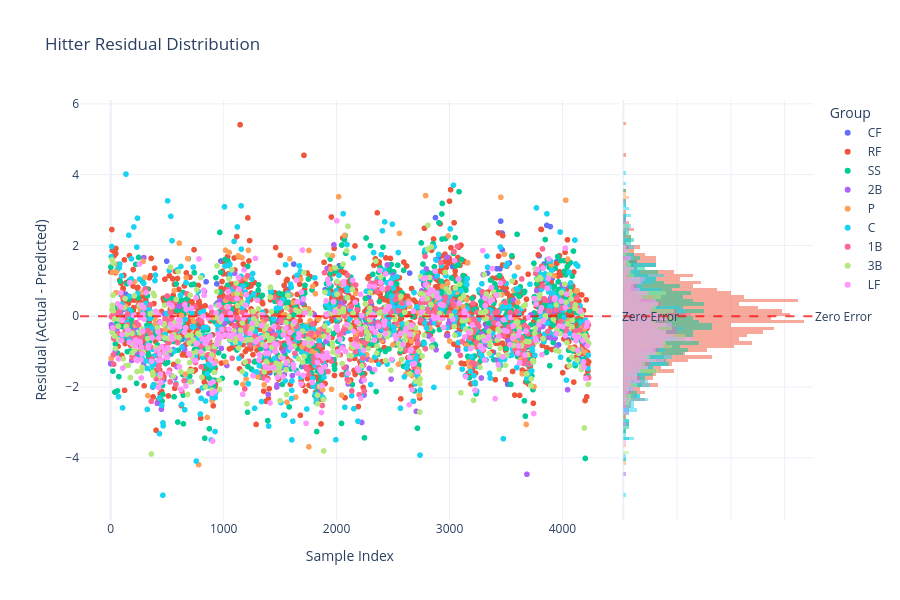

Notebook source saved alongside this figure:
### Code cell
# Cell 11: Residual Analysis

residuals = y_train - y_pred_train

if 'Primary_Position' in hitter_processed.columns:
    color_by = hitter_processed['Primary_Position'].values
else:
    color_by = None

fig_residuals = create_residual_plot(
    residuals=residuals,
    color_by=color_by
)

fig_residuals.update_layout(title="Hitter Residual Distribution")
fig_residuals.show()

print(f"\nResidual statistics:")
print(f"  Mean: {residuals.mean():.3f}")
print(f"  Std: {residuals.std():.3f}")
print(f"  Min: {residuals.min():.3f}")
print(f"  Max: {residuals.max():.3f}")

### Figure 1 — Plotly figure (JSON) as saved in the notebook; plotly's stock layout.template omitted (floating-point values rounded to 4 significant figures; data arrays with more than 128 entries replaced by an {"elided": "..."} marker saying what was removed)
{"data": [{"hovertemplate": "Group=CF<br>Sample Index=%{x}<br>Residual (Actual - Predicted)=%{y}<extra></extra>", "legendgroup": "CF", "marker": {"color": "#636efa", "symbol": "circle"}, "mode": "markers", "name": "CF", "showlegend": true, "type": "scattergl", "x": [0, 84, 117, 133, 136, 372, 470, 487, 496, 635, 729, 788, 845, 933, 940, 976, 1101, 1276, 1294, 1363, 1409, 1481, 1570, 1579, 1621, 1660, 1814, 1900, 1901, 1961, 1969, 1997, 2024, 2084, 2205, 2259, 2287, 2309, 2321, 2328, 2347, 2369, 2394, 2418, 2527, 2648, 2756, 2761, 2771, 2793, 2801, 2831, 2855, 2877, 2881, 2903, 2907, 2942, 2978, 2988, 3028, 3067, 3072, 3165, 3207, 3255, 3263, 3282, 3289, 3320, 3338, 3342, 3376, 3391, 3400, 3421, 3448, 3455, 3467, 3468, 3472, 3516, 3526, 3532, 3541, 3559, 3575, 3761, 3780, 3782, 3790, 3795, 3808, 3839, 3843, 3863, 3866, 3877, 3894, 3912, 3914, 3917, 3941, 3942, 3950, 3967, 4008, 4013, 4054, 4080, 4129, 4147], "xaxis": "x", "y": [-1.34, 0.1028, 0.2023, 0.6228, 0.4447, -2.0, -1.794, -0.1013, 1.555, -0.6497, -0.1719, -0.2894, 0.9728, -0.8258, 0.9133, 1.559, 0.1364, -0.5714, -0.3272, -0.115, -1.598, 0.1392, 0.7568, -0.5373, 1.473, -0.3719, -0.448, 0.747, -1.399, 0.5593, 0.5093, 0.107, 1.427, 0.0375, -0.1828, -0.08185, 0.5405, 0.3431, -0.01932, -0.159, 0.178, 0.1074, -0.3996, 0.4915, 0.3566, 1.22, 0.1172, -0.08584, 0.543, -0.02271, -0.2916, 0.674, 0.4743, 2.786, 1.599, 0.5653, 1.654, 0.9554, 0.9023, 0.2658, 1.403, -0.4745, 0.4425, -0.1247, 0.2661, -0.7182, -0.0624, 0.6452, -0.8235, -0.2289, 1.218, 0.04306, -0.07963, -1.024, 0.6106, 1.344, 1.34, 2.686, 2.35, 1.875, 0.724, -1.921, 0.04075, 1.504, -0.1617, 0.007667, -0.5775, 0.3928, 0.06354, -0.6634, 0.2672, 1.706, 0.234, 1.473, 1.05, 2.566, -0.901, 0.1665, 2.531, 1.071, 0.06078, 1.321, 0.4213, 0.2135, 1.541, -0.8084, -0.457, 0.5597, -0.6691, -0.2188, -0.2691, -1.151], "yaxis": "y"}, {"bingroup": "y", "hovertemplate": "Group=CF<br>Residual (Actual - Predicted)=%{y}<br>count=%{x}<extra></extra>", "legendgroup": "CF", "marker": {"color": "#636efa"}, "name": "CF", "opacity": 0.5, "showlegend": false, "type": "histogram", "xaxis": "x2", "y": [-1.34, 0.1028, 0.2023, 0.6228, 0.4447, -2.0, -1.794, -0.1013, 1.555, -0.6497, -0.1719, -0.2894, 0.9728, -0.8258, 0.9133, 1.559, 0.1364, -0.5714, -0.3272, -0.115, -1.598, 0.1392, 0.7568, -0.5373, 1.473, -0.3719, -0.448, 0.747, -1.399, 0.5593, 0.5093, 0.107, 1.427, 0.0375, -0.1828, -0.08185, 0.5405, 0.3431, -0.01932, -0.159, 0.178, 0.1074, -0.3996, 0.4915, 0.3566, 1.22, 0.1172, -0.08584, 0.543, -0.02271, -0.2916, 0.674, 0.4743, 2.786, 1.599, 0.5653, 1.654, 0.9554, 0.9023, 0.2658, 1.403, -0.4745, 0.4425, -0.1247, 0.2661, -0.7182, -0.0624, 0.6452, -0.8235, -0.2289, 1.218, 0.04306, -0.07963, -1.024, 0.6106, 1.344, 1.34, 2.686, 2.35, 1.875, 0.724, -1.921, 0.04075, 1.504, -0.1617, 0.007667, -0.5775, 0.3928, 0.06354, -0.6634, 0.2672, 1.706, 0.234, 1.473, 1.05, 2.566, -0.901, 0.1665, 2.531, 1.071, 0.06078, 1.321, 0.4213, 0.2135, 1.541, -0.8084, -0.457, 0.5597, -0.6691, -0.2188, -0.2691, -1.151], "yaxis": "y2"}, {"hovertemplate": "Group=RF<br>Sample Index=%{x}<br>Residual (Actual - Predicted)=%{y}<extra></extra>", "legendgroup": "RF", "marker": {"color": "#EF553B", "symbol": "circle"}, "mode": "markers", "name": "RF", "showlegend": true, "type": "scattergl", "x": {"elided": "1292 int values"}, "xaxis": "x", "y": {"elided": "1292 float values"}, "yaxis": "y"}, {"bingroup": "y", "hovertemplate": "Group=RF<br>Residual (Actual - Predicted)=%{y}<br>count=%{x}<extra></extra>", "legendgroup": "RF", "marker": {"color": "#EF553B"}, "name": "RF", "opacity": 0.5, "showlegend": false, "type": "histogram", "xaxis": "x2", "y": {"elided": "1292 float values"}, "yaxis": "y2"}, {"hovertemplate": "Group=SS<br>Sample Index=%{x}<br>Residual (Actual - Predicted)=%{y}<extra></extra>", "legendgroup": "SS", "marker": {"color": "#00cc96", "symbol": "circle"}, "mode": "markers", "name": "SS", "showlegend": true, "type": "scattergl", "x": {"elided": "742 int values"}, "xaxis": "x", "y": {"elided": "742 float values"}, "yaxis": "y"}, {"bingroup": "y", "hovertemplate": "Group=SS<br>Residual (Actual - Predicted)=%{y}<br>count=%{x}<extra></extra>", "legendgroup": "SS", "marker": {"color": "#00cc96"}, "name": "SS", "opacity": 0.5, "showlegend": false, "type": "histogram", "xaxis": "x2", "y": {"elided": "742 float values"}, "yaxis": "y2"}, {"hovertemplate": "Group=2B<br>Sample Index=%{x}<br>Residual (Actual - Predicted)=%{y}<extra></extra>", "legendgroup": "2B", "marker": {"color": "#ab63fa", "symbol": "circle"}, "mode": "markers", "name": "2B", "showlegend": true, "type": "scattergl", "x": {"elided": "173 int values"}, "xaxis": "x", "y": {"elided": "173 float values"}, "yaxis": "y"}, {"bingroup": "y", "hovertemplate": "Group=2B<br>Residual (Actual - Predicted)=%{y}<br>count=%{x}<extra></extra>", "legendgroup": "2B", "marker": {"color": "#ab63fa"}, "name": "2B", "opacity": 0.5, "showlegend": false, "type": "histogram", "xaxis": "x2", "y": {"elided": "173 float values"}, "yaxis": "y2"}, {"hovertemplate": "Group=P<br>Sample Index=%{x}<br>Residual (Actual - Predicted)=%{y}<extra></extra>", "legendgroup": "P", "marker": {"color": "#FFA15A", "symbol": "circle"}, "mode": "markers", "name": "P", "showlegend": true, "type": "scattergl", "x": {"elided": "243 int values"}, "xaxis": "x", "y": {"elided": "243 float values"}, "yaxis": "y"}, {"bingroup": "y", "hovertemplate": "Group=P<br>Residual (Actual - Predicted)=%{y}<br>count=%{x}<extra></extra>", "legendgroup": "P", "marker": {"color": "#FFA15A"}, "name": "P", "opacity": 0.5, "showlegend": false, "type": "histogram", "xaxis": "x2", "y": {"elided": "243 float values"}, "yaxis": "y2"}, {"hovertemplate": "Group=C<br>Sample Index=%{x}<br>Residual (Actual - Predicted)=%{y}<extra></extra>", "legendgroup": "C", "marker": {"color": "#19d3f3", "symbol": "circle"}, "mode": "markers", "name": "C", "showlegend": true, "type": "scattergl", "x": {"elided": "533 int values"}, "xaxis": "x", "y": {"elided": "533 float values"}, "yaxis": "y"}, {"bingroup": "y", "hovertemplate": "Group=C<br>Residual (Actual - Predicted)=%{y}<br>count=%{x}<extra></extra>", "legendgroup": "C", "marker": {"color": "#19d3f3"}, "name": "C", "opacity": 0.5, "showlegend": false, "type": "histogram", "xaxis": "x2", "y": {"elided": "533 float values"}, "yaxis": "y2"}, {"hovertemplate": "Group=1B<br>Sample Index=%{x}<br>Residual (Actual - Predicted)=%{y}<extra></extra>", "legendgroup": "1B", "marker": {"color": "#FF6692", "symbol": "circle"}, "mode": "markers", "name": "1B", "showlegend": true, "type": "scattergl", "x": {"elided": "361 int values"}, "xaxis": "x", "y": {"elided": "361 float values"}, "yaxis": "y"}, {"bingroup": "y", "hovertemplate": "Group=1B<br>Residual (Actual - Predicted)=%{y}<br>count=%{x}<extra></extra>", "legendgroup": "1B", "marker": {"color": "#FF6692"}, "name": "1B", "opacity": 0.5, "showlegend": false, "type": "histogram", "xaxis": "x2", "y": {"elided": "361 float values"}, "yaxis": "y2"}, {"hovertemplate": "Group=3B<br>Sample Index=%{x}<br>Residual (Actual - Predicted)=%{y}<extra></extra>", "legendgroup": "3B", "marker": {"color": "#B6E880", "symbol": "circle"}, "mode": "markers", "name": "3B", "showlegend": true, "type": "scattergl", "x": {"elided": "408 int values"}, "xaxis": "x", "y": {"elided": "408 float values"}, "yaxis": "y"}, {"bingroup": "y", "hovertemplate": "Group=3B<br>Residual (Actual - Predicted)=%{y}<br>count=%{x}<extra></extra>", "legendgroup": "3B", "marker": {"color": "#B6E880"}, "name": "3B", "opacity": 0.5, "showlegend": false, "type": "histogram", "xaxis": "x2", "y": {"elided": "408 float values"}, "yaxis": "y2"}, {"hovertemplate": "Group=LF<br>Sample Index=%{x}<br>Residual (Actual - Predicted)=%{y}<extra></extra>", "legendgroup": "LF", "marker": {"color": "#FF97FF", "symbol": "circle"}, "mode": "markers", "name": "LF", "showlegend": true, "type": "scattergl", "x": {"elided": "370 int values"}, "xaxis": "x", "y": {"elided": "370 float values"}, "yaxis": "y"}, {"bingroup": "y", "hovertemplate": "Group=LF<br>Residual (Actual - Predicted)=%{y}<br>count=%{x}<extra></extra>", "legendgroup": "LF", "marker": {"color": "#FF97FF"}, "name": "LF", "opacity": 0.5, "showlegend": false, "type": "histogram", "xaxis": "x2", "y": {"elided": "370 float values"}, "yaxis": "y2"}], "layout": {"annotations": [{"showarrow": false, "text": "Zero Error", "x": 1, "xanchor": "left", "xref": "x domain", "y": 0, "yanchor": "middle", "yref": "y"}, {"showarrow": false, "text": "Zero Error", "x": 1, "xanchor": "left", "xref": "x2 domain", "y": 0, "yanchor": "middle", "yref": "y2"}], "barmode": "overlay", "height": 600, "hovermode": "closest", "legend": {"title": {"text": "Group"}, "tracegroupgap": 0}, "shapes": [{"line": {"color": "red", "dash": "dash"}, "opacity": 0.7, "type": "line", "x0": 0, "x1": 1, "xref": "x domain", "y0": 0, "y1": 0, "yref": "y"}, {"line": {"color": "red", "dash": "dash"}, "opacity": 0.7, "type": "line", "x0": 0, "x1": 1, "xref": "x2 domain", "y0": 0, "y1": 0, "yref": "y2"}], "title": {"text": "Hitter Residual Distribution"}, "xaxis": {"anchor": "y", "domain": [0, 0.7363], "title": {"text": "Sample Index"}}, "xaxis2": {"anchor": "y2", "domain": [0.7413, 1], "matches": "x2", "showgrid": true, "showline": false, "showticklabels": false, "ticks": ""}, "yaxis": {"anchor": "x", "domain": [0, 1], "title": {"text": "Residual (Actual - Predicted)"}}, "yaxis2": {"anchor": "x2", "domain": [0, 1], "matches": "y", "showgrid": true, "showticklabels": false}}}
